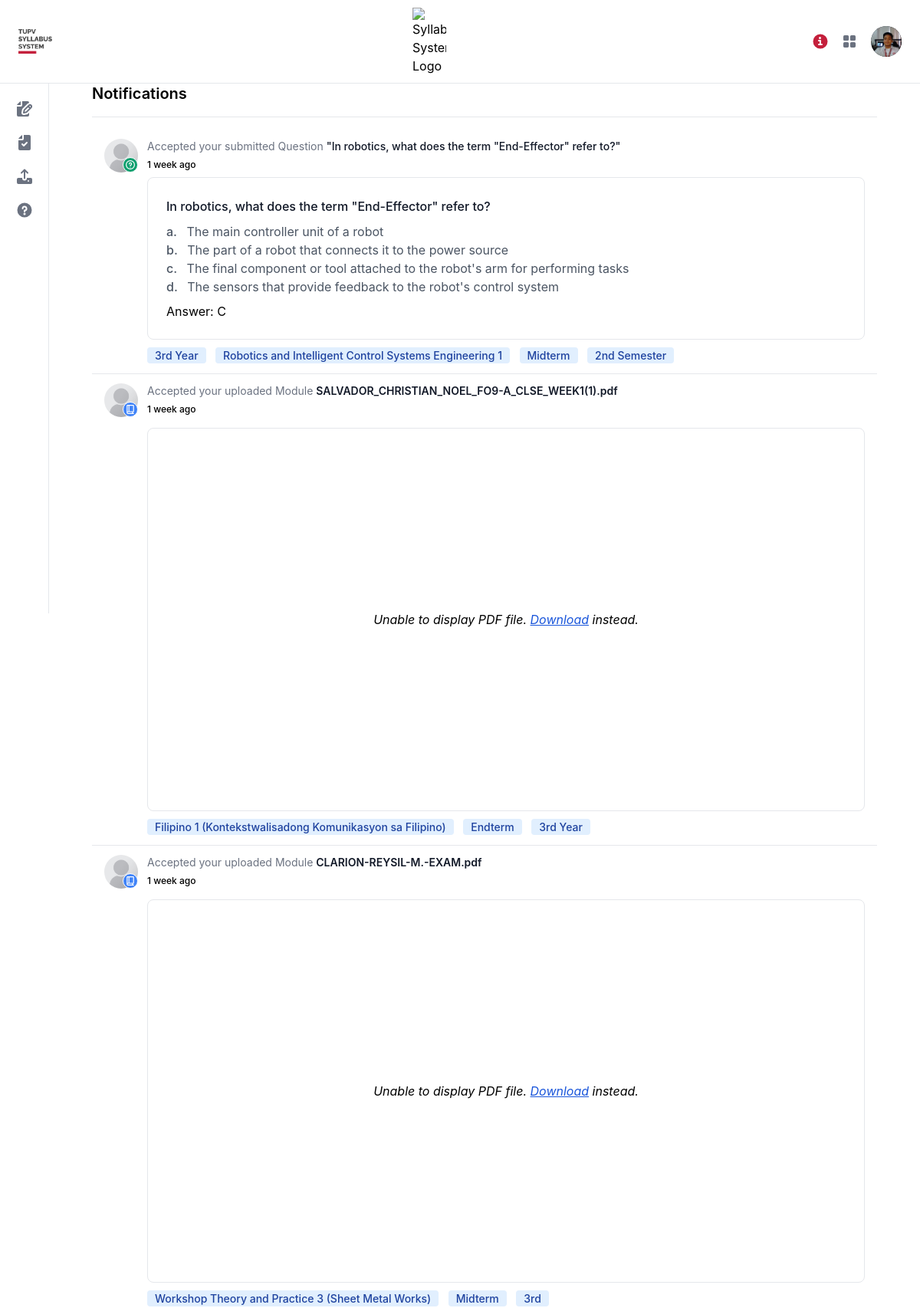
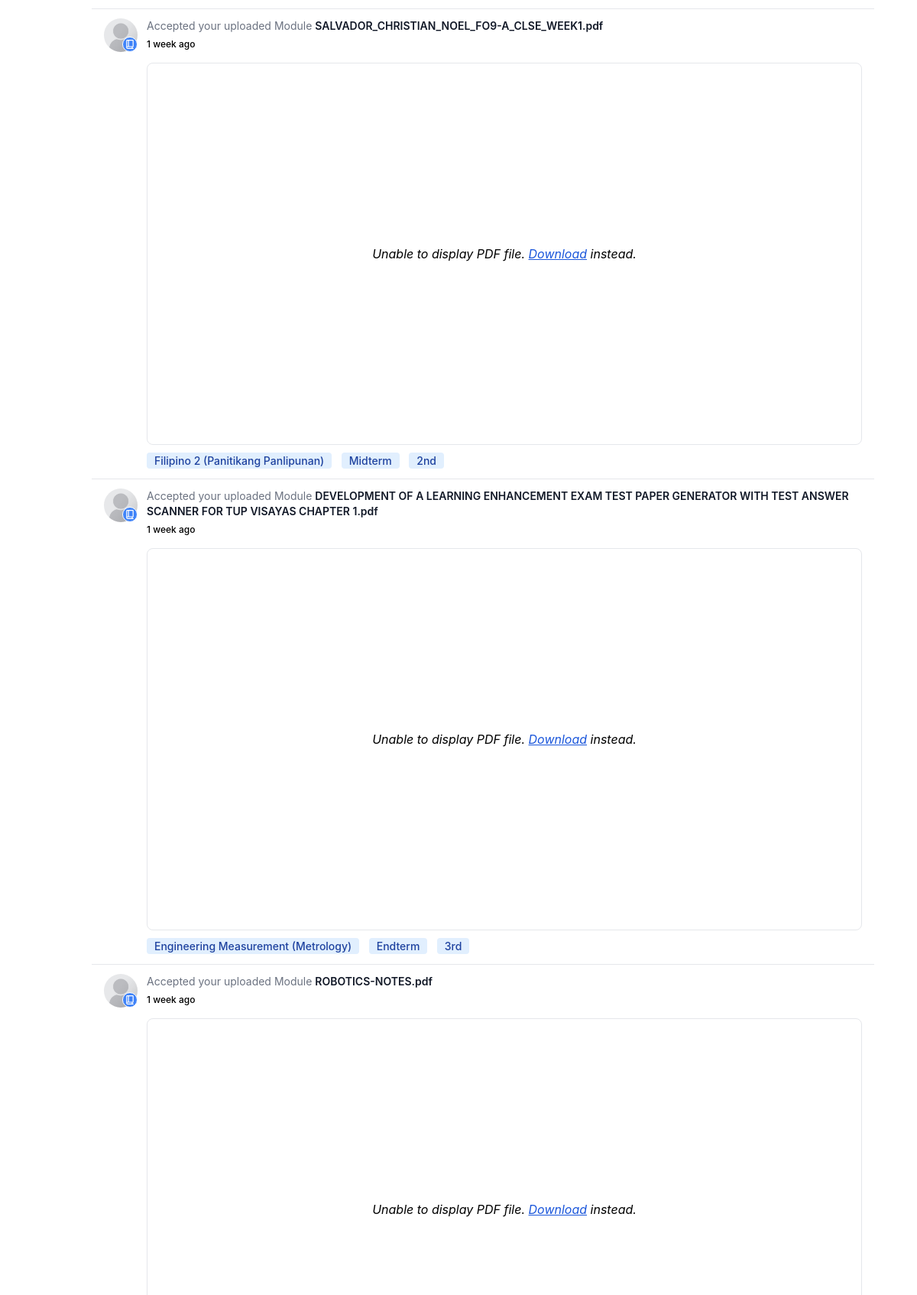
The app's page /user/notifications.php (signed in, upper part) with its own data (2 pictures, top to bottom).
### tables this page shows
CREATE TABLE `accounts_tbl` (
  `ID` int(11) NOT NULL,
  `user_picture` text NOT NULL,
  `userpic_fileloc` text NOT NULL,
  `tupv_id` text NOT NULL,
  `username` text NOT NULL,
  `password` text NOT NULL,
  `full_name` text NOT NULL,
  `department` text NOT NULL,
  `type` text NOT NULL
);

CREATE TABLE `questionbank_tbl` (
  `ID` int(11) NOT NULL,
  `Year` text NOT NULL,
  `Subject` text NOT NULL,
  `Term` text NOT NULL,
  `Semester` text NOT NULL,
  `uploaderId` int(11) NOT NULL,
  `uploadedby` text NOT NULL,
  `time_uploaded` timestamp NOT NULL DEFAULT current_timestamp() ON UPDATE current_timestamp(),
  `Question` text NOT NULL,
  `A` text NOT NULL,
  `B` text NOT NULL,
  `C` text NOT NULL,
  `D` text NOT NULL,
  `Answer` text NOT NULL,
  `dateAccepted` timestamp NOT NULL DEFAULT current_timestamp()
);

CREATE TABLE `syllabus_tbl` (
  `id` int(11) NOT NULL,
  `USERUPLOADID` int(11) NOT NULL,
  `NAMEUPLOAD` text NOT NULL,
  `SUBJECTS` text NOT NULL,
  `CODE` text NOT NULL,
  `TERM` text NOT NULL,
  `YEARS` text NOT NULL,
  `FILES` text NOT NULL,
  `FILELOC` text NOT NULL,
  `DATEUPLOAD` timestamp NOT NULL DEFAULT current_timestamp() ON UPDATE current_timestamp(),
  `dateAccepted` timestamp NULL DEFAULT current_timestamp()
);

### user/notifications.php (the view, shortened to what the rows shown need)
<?php
include '../php/conn.php';
?>
<!DOCTYPE html>
<html lang="en">
<head>
    <link rel="stylesheet" href="../src/css/main.css">
</head>
<body class="">
<?php
include "../php/user_header.php";
?>
<main class="sm:ml-[64px] sm:ml-6 p-4 md:p-6 mt-[60px]">
<?php
    $sql1 = "
    ( SELECT ID, uploaderId, uploadedby, dateAccepted, Question, 'Accepted' AS status, 'Question' AS type
    FROM questionbank_tbl WHERE uploaderId = {$_SESSION['ID']} )
    UNION ALL
    ( SELECT ID, uploaderId, uploadedby, dateDeclined, Question, 'Declined' AS status, 'Question' AS type
    FROM qbdecline_tbl WHERE uploaderId = {$_SESSION['ID']} )
    UNION ALL
    ( SELECT ID, USERUPLOADID, NAMEUPLOAD, dateAccepted, FILES, 'Accepted' AS status, 'Module' AS type
    FROM syllabus_tbl WHERE USERUPLOADID = {$_SESSION['ID']} )
    UNION ALL
    ( SELECT ID, uploaderId, NameUpload, dateDeclined, file, 'Declined' AS status, 'Module' AS type
    FROM declinedsyllabus_tbl WHERE uploaderId = {$_SESSION['ID']} )
    ORDER BY dateAccepted DESC;";
    $stmt1 = $conn->prepare($sql1);
    $stmt1->execute();
    $data1 = $stmt1->fetchAll();
?>
<section class="container mx-auto">
    <div class="mt-6">
        <div class="border-b pb-4 mb-4 ">
            <h1 class="text-xl font-semibold">Notifications</h1>
        </div>
        <?php foreach ($data1 as $row1):
            if(  $row1['type'] == 'Module') {
                ?>
                <div id="notification_<?php echo $row1['ID']?>" class="target:ring-2 target:rounded-lg flex py-3 px-4 border-b">
                    <div class="flex-shrink-0">
                        <img title="Admin" class="w-11 h-11 rounded-full" src="../files/userpics/default.jpg" alt="Bonnie Green avatar">
                        <div class="flex absolute justify-center items-center ml-6 -mt-5 w-5 h-5 rounded-full border border-white bg-blue-500 dark:border-gray-700">
                        </div>
                    </div>
                    <div class="pl-3 w-full">
                        <div class="text-gray-500 font-normal text-sm mb-1.5 dark:text-gray-400"><?php echo $row1['status']?> your uploaded <?php echo $row1['type']?> <span class="font-semibold text-gray-900 dark:text-white text-truncate"><?php echo $row1['Question']?></span></div>
                        <div class="text-xs font-medium text-primary-700 dark:text-primary-400">
                        <?php
                            $originalTimestamp = strtotime($row1['dateAccepted']);
                            $currentTimestamp = time();
                            $timeDifference = $currentTimestamp - $originalTimestamp;
                            if ($timeDifference < 60) {
                                echo "Just Now";
                            } elseif ($timeDifference < 3600) {
                                $minutes = floor($timeDifference / 60);
                                echo $minutes . " minute" . ($minutes > 1 ? "s" : "") . " ago";
                            } elseif ($timeDifference < 86400) {
                                $hours = floor($timeDifference / 3600);
                                echo $hours . " hour" . ($hours > 1 ? "s" : "") . " ago";
                            } elseif ($timeDifference < 604800) {
                                $days = floor($timeDifference / 86400);
                                echo $days . " day" . ($days > 1 ? "s" : "") . " ago";
                            } elseif ($timeDifference < 2592000) {
                                $weeks = floor($timeDifference / 604800);
                                echo $weeks . " week" . ($weeks > 1 ? "s" : "") . " ago";
                            } else {
                                $months = floor($timeDifference / 2592000);
                                echo $months . " month" . ($months > 1 ? "s" : "") . " ago";
                            }
                        ?>
                        </div>
                        <div class="mt-4">
                            <object class="h-[500px] w-full border rounded-lg flex justify-center items-center" data="../files/syllabusfiles/<?php echo $row1['Question']?>" type="application/pdf">
                                <p class="p-6 italic text-center">Unable to display PDF file. <a class="underline text-blue-700" target="_blank" href="../files/syllabusfiles/<?php echo $row1['Question']?>">Download</a> instead.</p>
                            </object>
                        </div>
                        <?php
                        if( $row1['status'] == "Accepted") {
                        $sql1 = "SELECT * FROM `syllabus_tbl` WHERE ID = '".$row1['ID']."'";
                        $stmt1 = $conn->prepare($sql1);
                        $stmt1->execute();
                        $data1 = $stmt1->fetchAll();
                        ?>
                        <?php foreach ($data1 as $row2): ?>
                            <div class="mt-2">
                                <span class="bg-blue-100 text-blue-800 text-sm font-medium mr-2 px-2.5 py-0.5 rounded dark:bg-blue-900 dark:text-blue-300"><?php echo $row2['SUBJECTS']?></span>
                                <span class="bg-blue-100 text-blue-800 text-sm font-medium mr-2 px-2.5 py-0.5 rounded dark:bg-blue-900 dark:text-blue-300"><?php echo $row2['TERM']?></span>
                                <span class="bg-blue-100 text-blue-800 text-sm font-medium mr-2 px-2.5 py-0.5 rounded dark:bg-blue-900 dark:text-blue-300"><?php echo $row2['YEARS']?></span>
                            </div>
                        <?php endforeach; } else ?>
                    </div>
                </div>
                <?php
            } else if ( $row1['type'] == 'Question') {
                ?>
                <div id="notification_<?php echo $row1['ID']?>" class="target:ring-2 target:rounded-lg flex py-3 px-4 border-b">
                    <div class="flex-shrink-0">
                        <img title="Admin" class="w-11 h-11 rounded-full" src="../files/userpics/default.jpg" alt="Jese Leos avatar">
                        <div class="flex absolute justify-center items-center ml-6 -mt-5 w-5 h-5 bg-green-500 rounded-full border border-white dark:border-gray-700">
                        </div>
                    </div>
                    <div class="pl-3 w-full">
                        <div class="text-gray-500 font-normal text-sm mb-1.5 dark:text-gray-400"><?php echo $row1['status']?> your submitted <?php echo $row1['type']?> <span class="font-medium text-gray-900 dark:text-white text-truncate">"<?php echo $row1['Question']?>"</span></div>
                        <div class="text-xs font-medium text-primary-700 dark:text-primary-400">
                            <?php
                                $originalTimestamp = strtotime($row1['dateAccepted']);
                                $currentTimestamp = time();
                                $timeDifference = $currentTimestamp - $originalTimestamp;
                                if ($timeDifference < 60) {
                                    echo "Just Now";
                                } elseif ($timeDifference < 3600) {
                                    $minutes = floor($timeDifference / 60);
                                    echo $minutes . " minute" . ($minutes > 1 ? "s" : "") . " ago";
                                } elseif ($timeDifference < 86400) {
                                    $hours = floor($timeDifference / 3600);
                                    echo $hours . " hour" . ($hours > 1 ? "s" : "") . " ago";
                                } elseif ($timeDifference < 604800) {
                                    $days = floor($timeDifference / 86400);
                                    echo $days . " day" . ($days > 1 ? "s" : "") . " ago";
                                } elseif ($timeDifference < 2592000) {
                                    $weeks = floor($timeDifference / 604800);
                                    echo $weeks . " week" . ($weeks > 1 ? "s" : "") . " ago";
                                } else {
                                    $months = floor($timeDifference / 2592000);
                                    echo $months . " month" . ($months > 1 ? "s" : "") . " ago";
                                }
                            ?>
                        </div>
                        <?php
                        if( $row1['status'] == "Accepted") {
                        $sql1 = "SELECT * FROM `questionbank_tbl` WHERE ID = '".$row1['ID']."'";
                        $stmt1 = $conn->prepare($sql1);
                        $stmt1->execute();
                        $data1 = $stmt1->fetchAll();
                        ?>
                        <?php foreach ($data1 as $row2): ?>
                            <div class="mt-2">
                                <div class="p-4 md:p-6 space-y-2 border rounded-lg mb-2 text-sm md:text-base hover:shadow-md">
                                    <p class="leading-relaxed font-medium text-gray-900 dark:text-gray-400">
                                    <?php echo $row2['Question']?>
                                    </p>
                                    <ol class="text-gray-600">
                                        <li><span class="font-medium mr-2">a.</span> <span><?php echo $row2['A']?></span></li>
                                        <li><span class="font-medium mr-2">b.</span> <span><?php echo $row2['B']?></span></li>
                                        <li><span class="font-medium mr-2">c.</span> <span><?php echo $row2['C']?></span></li>
                                        <li><span class="font-medium mr-2">d.</span> <span><?php echo $row2['D']?></span></li>
                                    </ol>
                                    <p>Answer: <span><?php echo $row2['Answer']?></span></p>
                                </div>
                                <span class="bg-blue-100 text-blue-800 text-xs md:text-sm font-medium mr-2 px-2.5 py-0.5 rounded dark:bg-blue-900 dark:text-blue-300"><?php echo $row2['Year']?></span>
                                <span class="bg-blue-100 text-blue-800 text-xs md:text-sm font-medium mr-2 px-2.5 py-0.5 rounded dark:bg-blue-900 dark:text-blue-300"><?php echo $row2['Subject']?></span>
                                <span class="bg-blue-100 text-blue-800 text-xs md:text-sm font-medium mr-2 px-2.5 py-0.5 rounded dark:bg-blue-900 dark:text-blue-300"><?php echo $row2['Term']?></span>
                                <span class="bg-blue-100 text-blue-800 text-xs md:text-sm font-medium mr-2 px-2.5 py-0.5 rounded dark:bg-blue-900 dark:text-blue-300"><?php echo $row2['Semester']?></span>
                            </div>
                        <?php endforeach; } else ?>
                    </div>
                </div>
                <?php
            }
            ?>
        <?php endforeach; ?>
    </div>
</section>
</main>
</body>
</html>

### php/user_header.php (shortened to what the rows shown need)
<header class="antialiased">
    <nav class="fixed top-0 z-50 w-full bg-white border-b border-gray-200 px-4 lg:px-6 py-2.5 mx-auto dark:bg-gray-800">
        <div class="flex flex-wrap justify-between items-center">
            <?php
                $sql1 = "
                ( SELECT ID, uploaderId, uploadedby, dateAccepted, Question, 'Accepted' AS status, 'Question' AS type
                FROM questionbank_tbl WHERE uploaderId = {$_SESSION['ID']} )
                UNION ALL
                ( SELECT ID, uploaderId, uploadedby, dateDeclined, Question, 'Declined' AS status, 'Question' AS type
                FROM qbdecline_tbl WHERE uploaderId = {$_SESSION['ID']} )
                UNION ALL
                ( SELECT ID, USERUPLOADID, NAMEUPLOAD, dateAccepted, FILES, 'Accepted' AS status, 'Module' AS type
                FROM syllabus_tbl WHERE USERUPLOADID = {$_SESSION['ID']} )
                UNION ALL
                ( SELECT ID, uploaderId, NameUpload, dateDeclined, file, 'Declined' AS status, 'Module' AS type
                FROM declinedsyllabus_tbl WHERE uploaderId = {$_SESSION['ID']} )
                ORDER BY dateAccepted DESC LIMIT 6;";
                $stmt1 = $conn->prepare($sql1);
                $stmt1->execute();
                $data1 = $stmt1->fetchAll();
            ?>
            <div class="flex items-center md:order-2">
                <?php
                    $sql = "SELECT * FROM `accounts_tbl` WHERE id = {$_SESSION['ID']}";
                    $stmt = $conn->prepare($sql);
                    $stmt->execute();
                    $data = $stmt->fetchAll();
                    foreach ($data as $row):
                ?>
                <button type="button" class="flex mx-3 text-sm bg-gray-800 rounded-full md:mr-0 focus:ring-4 focus:ring-gray-300 dark:focus:ring-gray-600" id="user-menu-button" aria-expanded="false" data-dropdown-toggle="dropdown">
                    <div class="rounded-full">
                        <img class="w-10 h-10 object-cover rounded-full" src="../files/userpics/<?php echo $row['user_picture']?>" alt="user photo">
                    </div>
                </button>
                <?php
                    endforeach;
                ?>
            </div>
        </div>
    </nav>
</header>

### records on screen
accounts_tbl: user_picture (picture)
questionbank_tbl: Question "In robotics, what does the term \"End-Effector\" refer to?", A "The main controller unit of a robot", B "The part of a robot that connects it to the power source", C "The final component or tool attached to the robot's arm for performing tasks", D "The sensors that provide feedback to the robot's control system", Answer "C", Year "3rd Year", Subject "Robotics and Intelligent Control Systems Engineering 1", Term "Midterm", Semester "2nd Semester"
syllabus_tbl: SUBJECTS "Filipino 1 (Kontekstwalisadong Komunikasyon sa Filipino)", TERM "Endterm", YEARS "3rd Year"
syllabus_tbl: SUBJECTS "Workshop Theory and Practice 3 (Sheet Metal Works)", TERM "Midterm", YEARS "3rd"
syllabus_tbl: SUBJECTS "Filipino 2 (Panitikang Panlipunan)", TERM "Midterm", YEARS "2nd"
syllabus_tbl: SUBJECTS "Engineering Measurement (Metrology)", TERM "Endterm", YEARS "3rd"

### other values on screen
$row1['status'] "Accepted"
$row1['type'] "Question"
$row1['Question'] "In robotics, what does the term \"End-Effector\" refer to?"
$row1['type'] "Module"
$row1['Question'] "SALVADOR_CHRISTIAN_NOEL_FO9-A_CLSE_WEEK1(1).pdf"
$row1['Question'] "CLARION-REYSIL-M.-EXAM.pdf"
$row1['Question'] "SALVADOR_CHRISTIAN_NOEL_FO9-A_CLSE_WEEK1.pdf"
$row1['Question'] "DEVELOPMENT OF A LEARNING ENHANCEMENT EXAM TEST PAPER GENERATOR WITH TEST ANSWER SCANNER FOR TUP VISAYAS CHAPTER 1.pdf"
$row1['Question'] "ROBOTICS-NOTES.pdf"
